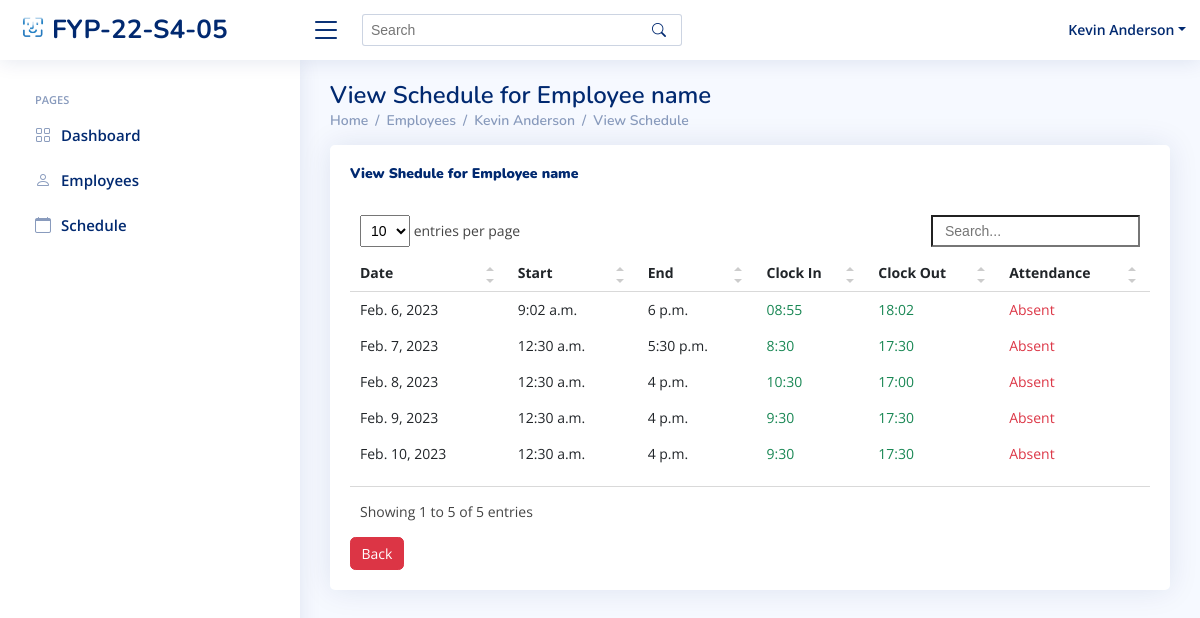
Before: /HR/Employee/Schedule/8/ (signed in) with the older database file.
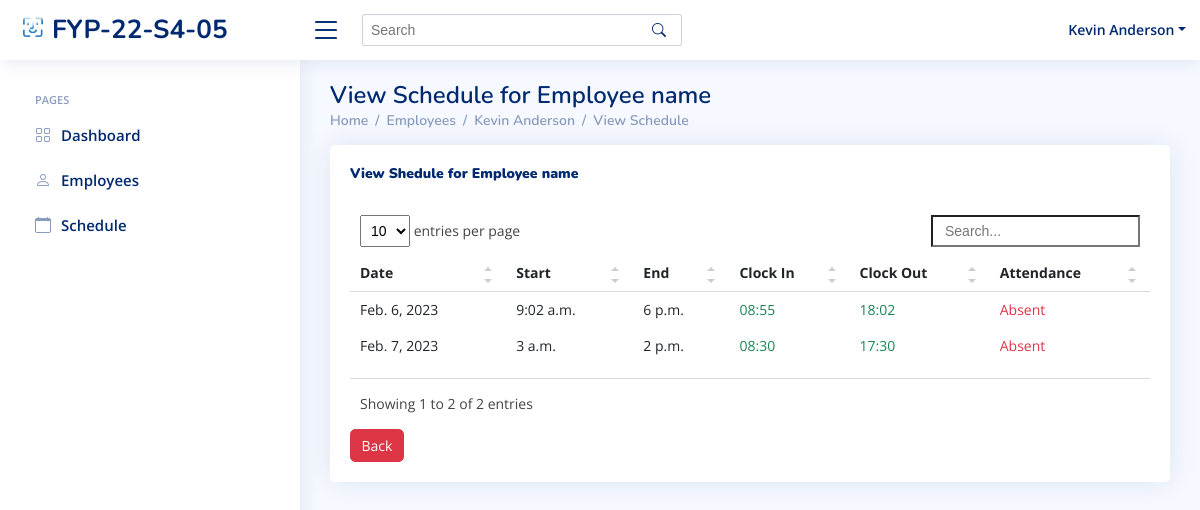
After: the same page with the newer database file.
### index/models.py (models this page shows, shortened)
class Employee(models.Model):
	Employee_ID = models.IntegerField(primary_key=True)
	Full_Name = models.CharField(max_length=100)
	Job_Title = models.CharField(max_length=100)
	Phone_Number = models.CharField(max_length=100)
	Email_Address = models.EmailField()
	Role = models.ForeignKey(Role, on_delete=models.CASCADE)
	Profile_Image = models.ImageField(null=True, upload_to='media/profile_pics/')
	Password = models.CharField(max_length=256)
	Start_Date = models.DateField(auto_now_add=True)

class WorkSchedule(models.Model):
	WorkSchedule_id = models.BigAutoField(primary_key=True)
	Employee = models.ForeignKey(Employee,on_delete=models.DO_NOTHING)
	AttendanDate = models.DateField(null=True)
	InTime = models.CharField(max_length=256, null=True, blank=True)
	OutTime = models.CharField(max_length=256, null=True, blank=True)
	Mark = models.CharField(max_length=256,null=True)
	StartDate = models.DateField()
	EndDate = models.DateField()
	StartTime = models.TimeField(null=True)
	EndTime = models.TimeField(null=True)
	class Meta:
		db_table = 'WorkSchedule'

### index/views/HR.py (the view)
# urls.py: path('HR/Employee/Schedule/<int:Editempid>/', HR.Employee_View_Schedule, name='EmployeeSchedule'),
def Employee_View_Schedule(request,Editempid):
	if 'Employee_ID' in request.session:
		currentDate = datetime.now().strftime("%Y-%m-%d")
		currentEmployee = Employee.objects.get(Employee_ID=request.session['Employee_ID'])
		Emp = Employee.objects.get(Employee_ID=Editempid)
		Emp_Atten = WorkSchedule.objects.filter(Employee_id=Editempid,AttendanDate__lte=currentDate).order_by('AttendanDate')
		context={
		'Employee_ID': currentEmployee.Employee_ID,
		'Job_Title': currentEmployee.Job_Title,
		'Full_Name': currentEmployee.Full_Name,
		"Emp_id" :Emp.Employee_ID,
		'Name' : Emp.Full_Name,
		'AttenData':Emp_Atten,
		}
		return render(request, 'HR/employees-view-schedule.html',context)

### templates/HR/employees-view-schedule.html (shortened to what this page needs)
{% extends "index/base.html" %}
{% load static %}
{% block content %}
{% include 'HR/HR_base.html'%}
  <main id="main" class="main">
    <div class="pagetitle">
      <h1>View Schedule for Employee name</h1>
      <nav>
        <ol class="breadcrumb">
          <li class="breadcrumb-item"><a href="{% url 'HR_home' %}">Home</a></li>
          <li class="breadcrumb-item "><a href="{% url 'EmployeesPage' %}">Employees</a></li>
          <li class="breadcrumb-item"><a href="">{{ Name }}</a></li>
            <li class="breadcrumb-item active"><a href="{% url 'EmployeeSchedule' Emp_id %}">View Schedule</a></li>
        </ol>
      </nav>
    </div>
    <section class="section">
      <div class="row">
        <div class="col-lg-12">
          <div class="card recent-sales overflow-auto">
            <div class="card-body">
              <div class="col-lg-12 align-items-center justify-content-center card-title">
                <h5 class="float-start"><b>View Shedule for Employee name</b></h5>
                <br>
              </div>
              <table class="table table-borderless datatable">
                <thead>
                  <tr>
                    <th scope="col">Date</th>
                    <th scope="col">Start</th>
                    <th scope="col">End</th>
                    <th scope="col">Clock In</th>
                    <th scope="col">Clock Out</th>
                    <th scope="col">Attendance</th>
                  </tr>
                </thead>
                <tbody id="bodyitem">
                  {% for Atten in AttenData %}
                  <tr onclick="document.location ='{% url 'EmployeeStatus' Emp_id %}'">
                    <td>{{ Atten.AttendanDate }}</td>
                    <td>{{ Atten.StartTime }}</td>
                    <td>{{ Atten.EndTime }}</td>
                    <td class="text-success">{{ Atten.InTime }}</td>
                    <td class="text-success">{{ Atten.OutTime }}</td>
                      {% if Atten.status == 1 %}
                    <td class="text-warning">Present</td>
                      {%  elif Atten.status == 2 %}
                      <td class="text-success">Pending</td>
                      {% else %}
                      <td class="text-danger">Absent</td>
                      {% endif %}
                  </tr>
                  {% endfor %}
                </tbody>
              </table>
                <button onclick='setGetParameter( "{{ Emp_id}} ")' class="btn btn-danger" >Back</button>
            </div>
          </div>
        </div>
      </div>
    </section>
  </main>
{% endblock content %}

### templates/index/base.html (shortened to what this page needs)
{% load static %}
<!DOCTYPE html>
<html lang="en">
<head>
  <link href="{% static 'assets/vendor/bootstrap/css/bootstrap.min.css' %}" rel="stylesheet">
  <link href="{% static 'assets/vendor/bootstrap-icons/bootstrap-icons.css' %}" rel="stylesheet">
  <link href="{% static 'assets/vendor/boxicons/css/boxicons.min.css' %}" rel="stylesheet">
  <link href="{% static 'assets/vendor/quill/quill.snow.css' %}" rel="stylesheet">
  <link href="{% static 'assets/vendor/quill/quill.bubble.css' %}" rel="stylesheet">
  <link href="{% static 'assets/vendor/remixicon/remixicon.css' %}" rel="stylesheet">
  <link href="{% static 'assets/vendor/simple-datatables/style.css' %}" rel="stylesheet">
  <link rel="stylesheet" href="https://cdnjs.cloudflare.com/ajax/libs/font-awesome/6.2.0/css/all.min.css">
  <link href='https://cdnjs.cloudflare.com/ajax/libs/fullcalendar/3.1.0/fullcalendar.print.min.css' rel='stylesheet' media='print' />
  <link href="https://cdnjs.cloudflare.com/ajax/libs/fullcalendar/3.1.0/fullcalendar.min.css" rel="stylesheet" />
  <link href="https://cdnjs.cloudflare.com/ajax/libs/semantic-ui/2.2.7/semantic.min.css" rel="stylesheet" />
  <link href="{% static 'assets/css/style.css' %}" rel="stylesheet">
</head>
<body>
  {% block content %}{% endblock content %}
</body>
</html>

### templates/HR/HR_base.html (shortened to what this page needs)
{% load static %}
  <header id="header" class="header fixed-top d-flex align-items-center">
    <div class="d-flex align-items-center justify-content-between">
      <a href="{% url 'HR_home' %}" class="logo d-flex align-items-center">
        <img src="{% static 'assets/img/logo.png' %}" alt="">
        <span class="d-none d-lg-block">FYP-22-S4-05</span>
      </a>
      <i class="bi bi-list toggle-sidebar-btn"></i>
    </div>
    <div class="search-bar">
      <form class="search-form d-flex align-items-center" method="POST" action="#">
        <input type="text" name="query" placeholder="Search" title="Enter search keyword">
        <button type="submit" title="Search"><i class="bi bi-search"></i></button>
      </form>
    </div>
    <nav class="header-nav ms-auto">
      <ul class="d-flex align-items-center">
        <li class="nav-item dropdown pe-3">
          <a class="nav-link nav-profile d-flex align-items-center pe-0" href="{% url 'HR_Profile' %}" data-bs-toggle="dropdown">
            <span class="d-none d-md-block dropdown-toggle ps-2">{{ Full_Name }}</span>
          </a>
        </li>
      </ul>
    </nav>
  </header>
  <aside id="sidebar" class="sidebar">
    <ul class="sidebar-nav" id="sidebar-nav">
      <li class="nav-heading">Pages</li>
      <li class="nav-item">
        <a class="nav-link collapsed" href="{%  url 'HR_home' %}">
          <i class="bi bi-grid"></i>
          <span>Dashboard</span>
        </a>
      </li>
      <li class="nav-item">
        <a class="nav-link collapsed" href="{% url 'EmployeesPage' %}">
          <i class="bi bi-person"></i>
          <span>Employees</span>
        </a>
      </li>
      <li class="nav-item">
        <a class="nav-link collapsed" href="{% url 'View_Schedule' %}">
          <i class="bi bi-calendar"></i>
          <span>Schedule</span>
        </a>
      </li>
  </aside>

### static/assets/css/style.css (style rules this page uses)
:root { scroll-behavior: smooth; }
body { font-family: "Open Sans", sans-serif; background: #f6f9ff; color: #444444; }
a { color: #4154f1; text-decoration: none; }
h1, h2, h3, h4, h5, h6 { font-family: "Nunito", sans-serif; }
#main { margin-top: 60px; padding: 20px 30px; transition: all 0.3s; }
.pagetitle { margin-bottom: 10px; }
.pagetitle h1 { font-size: 24px; margin-bottom: 0; font-weight: 600; color: #012970; }
.card { margin-bottom: 30px; border: none; border-radius: 5px; box-shadow: 0px 0 30px rgba(1, 41, 112, 0.1); }
.card-title { padding: 20px 0 15px 0; font-size: 18px; font-weight: 500; color: #012970; font-family: "Poppins", sans-serif; }
.card-body { padding: 0 20px 20px 20px; }
.breadcrumb { font-size: 14px; font-family: "Nunito", sans-serif; color: #899bbd; font-weight: 600; }
.breadcrumb a { color: #899bbd; transition: 0.3s; }
.breadcrumb .breadcrumb-item::before { color: #899bbd; }
.breadcrumb .active { color: #51678f; font-weight: 600; }
.logo { line-height: 1; }
@media (min-width: 1200px) { .logo { width: 280px; } }
.logo img { max-height: 26px; margin-right: 6px; }
.logo span { font-size: 26px; font-weight: 700; color: #012970; font-family: "Nunito", sans-serif; }
.header { transition: all 0.5s; z-index: 997; height: 60px; box-shadow: 0px 2px 20px rgba(1, 41, 112, 0.1); background-color: #fff; padding-left: 20px; }
.header .toggle-sidebar-btn { font-size: 32px; padding-left: 10px; cursor: pointer; color: #012970; }
.header .search-bar { min-width: 360px; padding: 0 20px; }
.header .search-form { width: 100%; }
.header .search-form input { border: 0; font-size: 14px; color: #012970; border: 1px solid rgba(1, 41, 112, 0.2); padding: 7px 38px 7px 8px; border-radius: 3px; transition: 0.3s; width: 100%; }
.header .search-form button { border: 0; padding: 0; margin-left: -30px; background: none; }
.header .search-form button i { color: #012970; }
.header-nav ul { list-style: none; }
.header-nav>ul { margin: 0; padding: 0; }
.header-nav .nav-profile { color: #012970; }
.header-nav .nav-profile span { font-size: 14px; font-weight: 600; }
.sidebar { position: fixed; top: 60px; left: 0; bottom: 0; width: 300px; z-index: 996; transition: all 0.3s; padding: 20px; overflow-y: auto; scrollbar-width: thin; scrollbar-color: #aab7cf transparent; box-shadow: 0px 0px 20px rgba(1, 41, 112, 0.1); background-color: #fff; }
@media (min-width: 1200px) { #main, #footer { margin-left: 300px; } }
.sidebar-nav { padding: 0; margin: 0; list-style: none; }
.sidebar-nav li { padding: 0; margin: 0; list-style: none; }
.sidebar-nav .nav-item { margin-bottom: 5px; }
.sidebar-nav .nav-heading { font-size: 11px; text-transform: uppercase; color: #899bbd; font-weight: 600; margin: 10px 0 5px 15px; }
.sidebar-nav .nav-link { display: flex; align-items: center; font-size: 15px; font-weight: 600; color: #4154f1; transition: 0.3; background: #f6f9ff; padding: 10px 15px; border-radius: 4px; }
.sidebar-nav .nav-link i { font-size: 16px; margin-right: 10px; color: #4154f1; }
.sidebar-nav .nav-link.collapsed { color: #012970; background: #fff; }
.sidebar-nav .nav-link.collapsed i { color: #899bbd; }

Changed rows visible on the page:
removed WorkSchedule: AttendanDate "Feb. 8, 2023", StartTime "12:30 a.m.", EndTime "4 p.m.", InTime "10:30", OutTime "17:00"
removed WorkSchedule: AttendanDate "Feb. 9, 2023", StartTime "12:30 a.m.", EndTime "4 p.m.", InTime "9:30", OutTime "17:30"
removed WorkSchedule: AttendanDate "Feb. 10, 2023", StartTime "12:30 a.m.", EndTime "4 p.m.", InTime "9:30", OutTime "17:30"
changed WorkSchedule "Feb. 7, 2023": StartTime "12:30 a.m." → "3 a.m."; EndTime "5:30 p.m." → "2 p.m."; InTime "8:30" → "08:30"
Other visible differences:
text written by a page script: "entries per page Showing 1 to 5 of 5 entries" → "entries per page Showing 1 to 2 of 2 entries"
